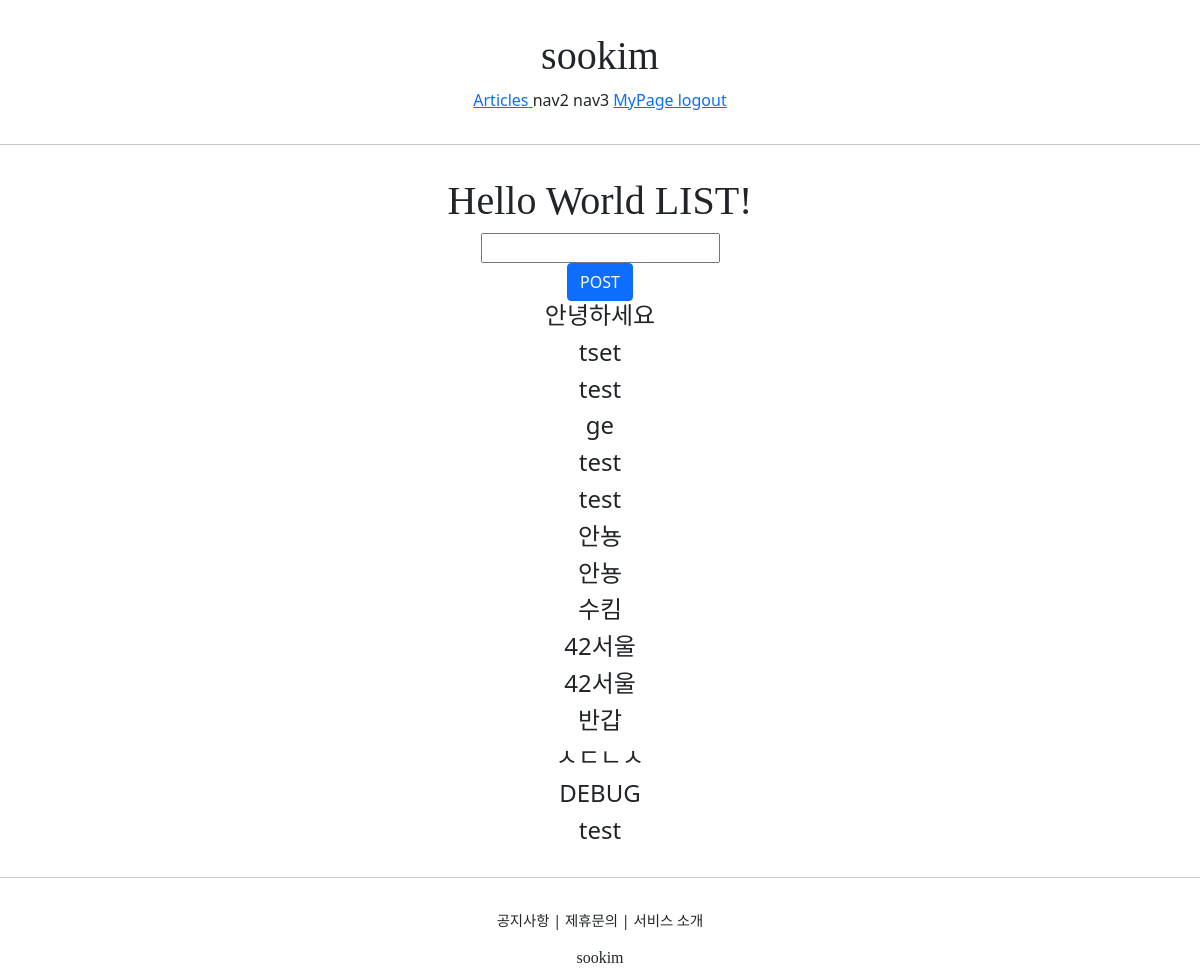
The app's page /accounts/hello_world/ (signed in) with its own data.
### accountapp/models.py (models this page shows)
class HelloWorld(models.Model):
    text = models.CharField(max_length=255, null=False)

### accountapp/views.py (the view)
# urls.py: path('hello_world/', hello_world, name='hello_world'),
@login_required
def hello_world(request):
    if request.method == "POST":
        temp = request.POST.get('hello_world_input')
        new_hello_world = HelloWorld()
        new_hello_world.text = temp
        new_hello_world.save()
        return HttpResponseRedirect(reverse('accountapp:hello_world'))
    else:
        hello_world_list = HelloWorld.objects.all()
        return render(request, 'accountapp/hello_world.html', context={'hello_world_list': hello_world_list})

### accountapp/templates/accountapp/hello_world.html (shortened to what this page needs)
{% extends 'base.html' %}
{% block content %}
    <div style="border-radius: 1rem; margin: 2rem; text-align: center">
        <h1 style="font-family: 'Playfair Display', serif;">
            Hello World LIST!
        </h1>
        <form action="/account/hello_world/" method="post">
            <div>
                <input type="text" name="hello_world_input">
            </div>
            <div>
                <input type="submit" class="btn btn-primary" value="POST">
            </div>
        </form>
        {% if hello_world_list %}
            {% for hello_world in hello_world_list %}
            <h4>
                {{ hello_world.text }}
            </h4>
            {% endfor %}
        {% endif %}
    </div>
{% endblock %}

### records on screen
HelloWorld: text "안녕하세요"
HelloWorld: text "tset"
HelloWorld: text "test"
HelloWorld: text "ge"
HelloWorld: text "test"
HelloWorld: text "test"
HelloWorld: text "안뇽"
HelloWorld: text "안뇽"
HelloWorld: text "수킴"
HelloWorld: text "42서울"
HelloWorld: text "42서울"
HelloWorld: text "반갑"
HelloWorld: text "ㅅㄷㄴㅅ"
HelloWorld: text "DEBUG"
HelloWorld: text "test"
